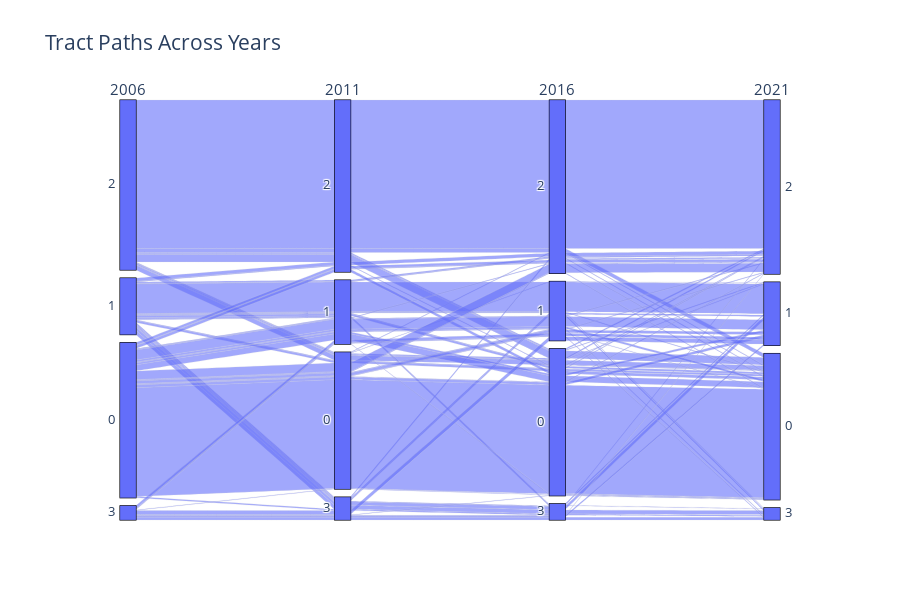

Notebook source saved alongside this figure:
### Code cell
figure = pc2.parallel_plot(network_table,'cluster_assignment', years,height=600)
figure.show()

### Figure 1 — Plotly figure (JSON) as saved in the notebook; plotly's stock layout.template omitted (floating-point values rounded to 4 significant figures; data arrays with more than 128 entries replaced by an {"elided": "..."} marker saying what was removed)
{"data": [{"dimensions": [{"label": "2006", "values": {"elided": "587 int values"}}, {"label": "2011", "values": {"elided": "587 int values"}}, {"label": "2016", "values": {"elided": "587 int values"}}, {"label": "2021", "values": {"elided": "587 int values"}}], "domain": {"x": [0.0, 1.0], "y": [0.0, 1.0]}, "name": "", "type": "parcats"}], "layout": {"legend": {"tracegroupgap": 0}, "title": {"text": "Tract Paths Across Years"}, "height": 600, "font": {"size": 15}}}
